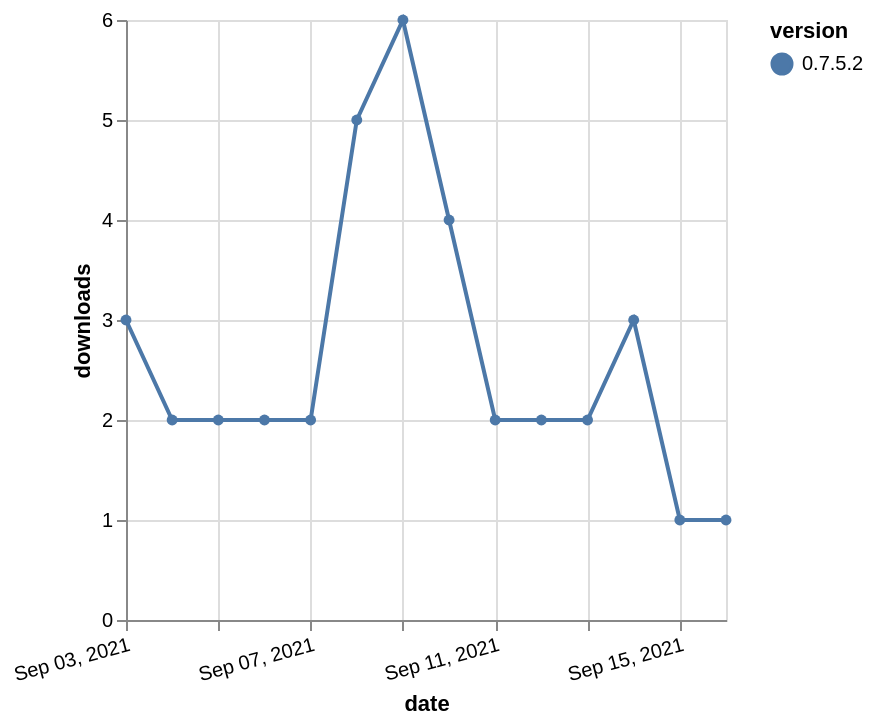

The specification (Vega-Lite) saved for this image:
### Vega-Lite specification from a JSON file in a GitHub repository (floating-point values rounded to 4 significant figures)
{"$schema": "https://vega.github.io/schema/vega-lite/v5.json", "description": "A simple bar chart with embedded data.", "data": {"values": [{"date": "2021-09-03", "total": 445, "delta": 3, "version": "0.7.5.2"}, {"date": "2021-09-04", "total": 447, "delta": 2, "version": "0.7.5.2"}, {"date": "2021-09-05", "total": 449, "delta": 2, "version": "0.7.5.2"}, {"date": "2021-09-06", "total": 451, "delta": 2, "version": "0.7.5.2"}, {"date": "2021-09-07", "total": 453, "delta": 2, "version": "0.7.5.2"}, {"date": "2021-09-08", "total": 458, "delta": 5, "version": "0.7.5.2"}, {"date": "2021-09-09", "total": 464, "delta": 6, "version": "0.7.5.2"}, {"date": "2021-09-10", "total": 468, "delta": 4, "version": "0.7.5.2"}, {"date": "2021-09-11", "total": 470, "delta": 2, "version": "0.7.5.2"}, {"date": "2021-09-12", "total": 472, "delta": 2, "version": "0.7.5.2"}, {"date": "2021-09-13", "total": 474, "delta": 2, "version": "0.7.5.2"}, {"date": "2021-09-14", "total": 477, "delta": 3, "version": "0.7.5.2"}, {"date": "2021-09-15", "total": 478, "delta": 1, "version": "0.7.5.2"}, {"date": "2021-09-16", "total": 479, "delta": 1, "version": "0.7.5.2"}]}, "width": "container", "mark": {"type": "line", "point": {"filled": true}}, "encoding": {"x": {"field": "date", "type": "temporal", "timeUnit": "yearmonthdate", "title": "date", "axis": {"labelAngle": -15}}, "y": {"field": "delta", "type": "quantitative", "title": "downloads"}, "color": {"field": "version", "type": "nominal"}, "tooltip": {"field": "delta"}}}
